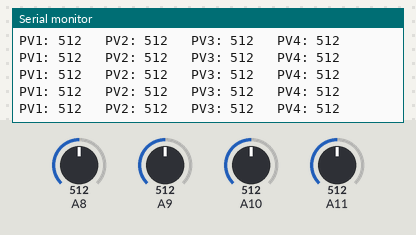
A sketch run on a simulated Arduino Mega 2560, built with avr-gcc and run on an emulated ATmega2560. On the bench: the last lines printed to the serial monitor. Inputs (shaded band) come from the test bench; at power-on: A8 = 512, A10 = 512, A9 = 512, A11 = 512.

Above: at 1.2 s.
1.3 s: A8 set to 107
At 1.32 s:
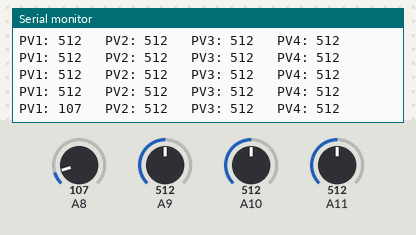
4.3 s: A8 set to 95
At 4.36 s:
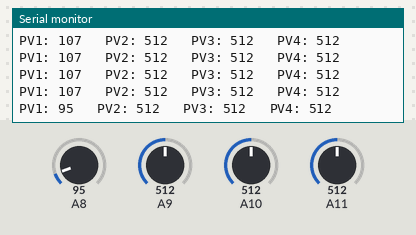
11.8 s: A10 set to 104
At 11.86 s:
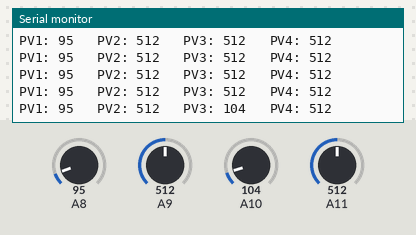
14.8 s: A10 set to 94
At 14.8 s:
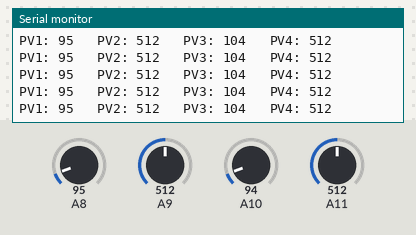
Timing chart, 0 to 17.3 s (numbered marks = the images above; inputs shaded):
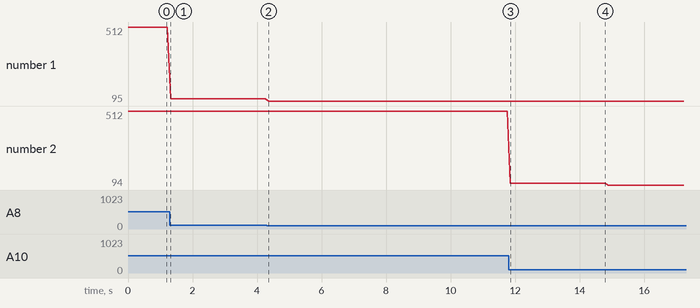

The sketch:

potTesting.ino
```cpp
void setup() {
  // Initialize serial communication
  Serial.begin(9600);
}

void loop() {
  // Read the analog value from the potentiometer (0 to 1023)
  int potValue1 = analogRead(A8);
  int potValue2 = analogRead(A9);
  int potValue3 = analogRead(A10);
  int potValue4 = analogRead(A11);

  // Print the potentiometer value to the serial monitor
  Serial.print("PV1: ");
  Serial.print(potValue1);
  Serial.print("   ");
  Serial.print("PV2: ");
  Serial.print(potValue2);
  Serial.print("   ");

  Serial.print("PV3: ");
  Serial.print(potValue3);
  Serial.print("   ");

  Serial.print("PV4: ");
  Serial.print(potValue4);
  Serial.println("   ");


  // Add a short delay to avoid rapid serial output
  delay(100);
}
```

Measured:
- after the input at 1.3 s, the serial monitor: prints a new line at once (image 1)
- after the input at 4.3 s, the serial monitor: prints a new line after 0.06 s (image 2)
- after the input at 11.8 s, the serial monitor: prints a new line after 0.06 s (image 3)
- plotted number 1: 512 → 107 after the input at 1.3 s, 107 → 95 after the input at 4.3 s
- plotted number 2: 512 → 104 after the input at 11.8 s, 104 → 94 after the input at 14.8 s
